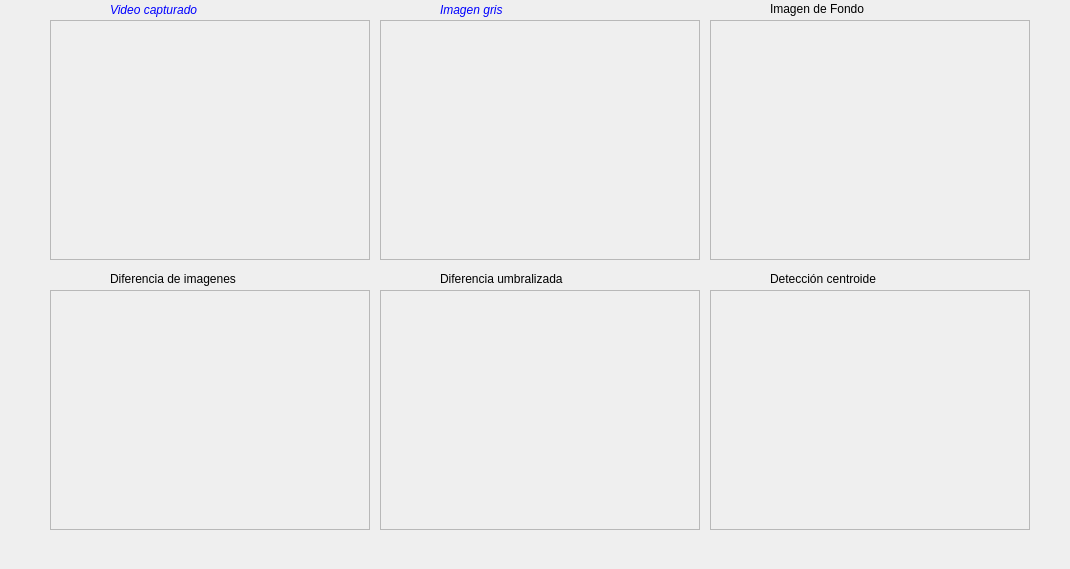
<?xml version="1.0" encoding="UTF-8"?>
<ui version="4.0">
 <class>MainWindow</class>
 <widget class="QWidget" name="MainWindow">
  <property name="enabled">
   <bool>true</bool>
  </property>
  <property name="geometry">
   <rect>
    <x>0</x>
    <y>0</y>
    <width>1070</width>
    <height>569</height>
   </rect>
  </property>
  <property name="mouseTracking">
   <bool>true</bool>
  </property>
  <property name="acceptDrops">
   <bool>true</bool>
  </property>
  <property name="windowTitle">
   <string>Tipos Of Interest</string>
  </property>
  <property name="windowIcon">
   <iconset>
    <normaloff>../../../Digital_books_and_other_things/TESIS_PACO/goeiti.jpg</normaloff>../../../Digital_books_and_other_things/TESIS_PACO/goeiti.jpg</iconset>
  </property>
  <property name="windowOpacity">
   <double>1.000000000000000</double>
  </property>
  <widget class="QFrame" name="marco_original">
   <property name="enabled">
    <bool>true</bool>
   </property>
   <property name="geometry">
    <rect>
     <x>50</x>
     <y>20</y>
     <width>320</width>
     <height>240</height>
    </rect>
   </property>
   <property name="palette">
    <palette>
     <active>
      <colorrole role="Highlight">
       <brush brushstyle="SolidPattern">
        <color alpha="255">
         <red>240</red>
         <green>29</green>
         <blue>14</blue>
        </color>
       </brush>
      </colorrole>
     </active>
     <inactive>
      <colorrole role="Highlight">
       <brush brushstyle="SolidPattern">
        <color alpha="255">
         <red>240</red>
         <green>29</green>
         <blue>14</blue>
        </color>
       </brush>
      </colorrole>
     </inactive>
     <disabled>
      <colorrole role="Highlight">
       <brush brushstyle="SolidPattern">
        <color alpha="255">
         <red>240</red>
         <green>240</green>
         <blue>240</blue>
        </color>
       </brush>
      </colorrole>
     </disabled>
    </palette>
   </property>
   <property name="frameShape">
    <enum>QFrame::StyledPanel</enum>
   </property>
   <property name="frameShadow">
    <enum>QFrame::Raised</enum>
   </property>
   <property name="lineWidth">
    <number>2</number>
   </property>
  </widget>
  <widget class="QFrame" name="marco_gris">
   <property name="geometry">
    <rect>
     <x>380</x>
     <y>20</y>
     <width>320</width>
     <height>240</height>
    </rect>
   </property>
   <property name="palette">
    <palette>
     <active>
      <colorrole role="Highlight">
       <brush brushstyle="SolidPattern">
        <color alpha="255">
         <red>240</red>
         <green>29</green>
         <blue>14</blue>
        </color>
       </brush>
      </colorrole>
     </active>
     <inactive>
      <colorrole role="Highlight">
       <brush brushstyle="SolidPattern">
        <color alpha="255">
         <red>240</red>
         <green>29</green>
         <blue>14</blue>
        </color>
       </brush>
      </colorrole>
     </inactive>
     <disabled>
      <colorrole role="Highlight">
       <brush brushstyle="SolidPattern">
        <color alpha="255">
         <red>240</red>
         <green>240</green>
         <blue>240</blue>
        </color>
       </brush>
      </colorrole>
     </disabled>
    </palette>
   </property>
   <property name="frameShape">
    <enum>QFrame::StyledPanel</enum>
   </property>
   <property name="frameShadow">
    <enum>QFrame::Raised</enum>
   </property>
  </widget>
  <widget class="QLabel" name="Tittle">
   <property name="enabled">
    <bool>true</bool>
   </property>
   <property name="geometry">
    <rect>
     <x>110</x>
     <y>0</y>
     <width>131</width>
     <height>20</height>
    </rect>
   </property>
   <property name="palette">
    <palette>
     <active>
      <colorrole role="WindowText">
       <brush brushstyle="SolidPattern">
        <color alpha="255">
         <red>0</red>
         <green>0</green>
         <blue>255</blue>
        </color>
       </brush>
      </colorrole>
      <colorrole role="Button">
       <brush brushstyle="SolidPattern">
        <color alpha="255">
         <red>45</red>
         <green>242</green>
         <blue>35</blue>
        </color>
       </brush>
      </colorrole>
      <colorrole role="Text">
       <brush brushstyle="SolidPattern">
        <color alpha="255">
         <red>255</red>
         <green>0</green>
         <blue>0</blue>
        </color>
       </brush>
      </colorrole>
      <colorrole role="ButtonText">
       <brush brushstyle="SolidPattern">
        <color alpha="255">
         <red>0</red>
         <green>0</green>
         <blue>255</blue>
        </color>
       </brush>
      </colorrole>
     </active>
     <inactive>
      <colorrole role="WindowText">
       <brush brushstyle="SolidPattern">
        <color alpha="255">
         <red>0</red>
         <green>0</green>
         <blue>255</blue>
        </color>
       </brush>
      </colorrole>
      <colorrole role="Button">
       <brush brushstyle="SolidPattern">
        <color alpha="255">
         <red>45</red>
         <green>242</green>
         <blue>35</blue>
        </color>
       </brush>
      </colorrole>
      <colorrole role="Text">
       <brush brushstyle="SolidPattern">
        <color alpha="255">
         <red>255</red>
         <green>0</green>
         <blue>0</blue>
        </color>
       </brush>
      </colorrole>
      <colorrole role="ButtonText">
       <brush brushstyle="SolidPattern">
        <color alpha="255">
         <red>76</red>
         <green>76</green>
         <blue>76</blue>
        </color>
       </brush>
      </colorrole>
     </inactive>
     <disabled>
      <colorrole role="WindowText">
       <brush brushstyle="SolidPattern">
        <color alpha="255">
         <red>159</red>
         <green>158</green>
         <blue>158</blue>
        </color>
       </brush>
      </colorrole>
      <colorrole role="Button">
       <brush brushstyle="SolidPattern">
        <color alpha="255">
         <red>45</red>
         <green>242</green>
         <blue>35</blue>
        </color>
       </brush>
      </colorrole>
      <colorrole role="Text">
       <brush brushstyle="SolidPattern">
        <color alpha="255">
         <red>159</red>
         <green>158</green>
         <blue>158</blue>
        </color>
       </brush>
      </colorrole>
      <colorrole role="ButtonText">
       <brush brushstyle="SolidPattern">
        <color alpha="255">
         <red>159</red>
         <green>158</green>
         <blue>158</blue>
        </color>
       </brush>
      </colorrole>
     </disabled>
    </palette>
   </property>
   <property name="font">
    <font>
     <italic>true</italic>
    </font>
   </property>
   <property name="cursor">
    <cursorShape>PointingHandCursor</cursorShape>
   </property>
   <property name="text">
    <string>Video capturado</string>
   </property>
  </widget>
  <widget class="QLabel" name="Tittle_2">
   <property name="enabled">
    <bool>true</bool>
   </property>
   <property name="geometry">
    <rect>
     <x>440</x>
     <y>0</y>
     <width>101</width>
     <height>20</height>
    </rect>
   </property>
   <property name="palette">
    <palette>
     <active>
      <colorrole role="WindowText">
       <brush brushstyle="SolidPattern">
        <color alpha="255">
         <red>0</red>
         <green>0</green>
         <blue>255</blue>
        </color>
       </brush>
      </colorrole>
      <colorrole role="Button">
       <brush brushstyle="SolidPattern">
        <color alpha="255">
         <red>45</red>
         <green>242</green>
         <blue>35</blue>
        </color>
       </brush>
      </colorrole>
      <colorrole role="Text">
       <brush brushstyle="SolidPattern">
        <color alpha="255">
         <red>255</red>
         <green>0</green>
         <blue>0</blue>
        </color>
       </brush>
      </colorrole>
      <colorrole role="ButtonText">
       <brush brushstyle="SolidPattern">
        <color alpha="255">
         <red>0</red>
         <green>0</green>
         <blue>255</blue>
        </color>
       </brush>
      </colorrole>
     </active>
     <inactive>
      <colorrole role="WindowText">
       <brush brushstyle="SolidPattern">
        <color alpha="255">
         <red>0</red>
         <green>0</green>
         <blue>255</blue>
        </color>
       </brush>
      </colorrole>
      <colorrole role="Button">
       <brush brushstyle="SolidPattern">
        <color alpha="255">
         <red>45</red>
         <green>242</green>
         <blue>35</blue>
        </color>
       </brush>
      </colorrole>
      <colorrole role="Text">
       <brush brushstyle="SolidPattern">
        <color alpha="255">
         <red>255</red>
         <green>0</green>
         <blue>0</blue>
        </color>
       </brush>
      </colorrole>
      <colorrole role="ButtonText">
       <brush brushstyle="SolidPattern">
        <color alpha="255">
         <red>76</red>
         <green>76</green>
         <blue>76</blue>
        </color>
       </brush>
      </colorrole>
     </inactive>
     <disabled>
      <colorrole role="WindowText">
       <brush brushstyle="SolidPattern">
        <color alpha="255">
         <red>159</red>
         <green>158</green>
         <blue>158</blue>
        </color>
       </brush>
      </colorrole>
      <colorrole role="Button">
       <brush brushstyle="SolidPattern">
        <color alpha="255">
         <red>45</red>
         <green>242</green>
         <blue>35</blue>
        </color>
       </brush>
      </colorrole>
      <colorrole role="Text">
       <brush brushstyle="SolidPattern">
        <color alpha="255">
         <red>159</red>
         <green>158</green>
         <blue>158</blue>
        </color>
       </brush>
      </colorrole>
      <colorrole role="ButtonText">
       <brush brushstyle="SolidPattern">
        <color alpha="255">
         <red>159</red>
         <green>158</green>
         <blue>158</blue>
        </color>
       </brush>
      </colorrole>
     </disabled>
    </palette>
   </property>
   <property name="font">
    <font>
     <italic>true</italic>
    </font>
   </property>
   <property name="cursor">
    <cursorShape>PointingHandCursor</cursorShape>
   </property>
   <property name="text">
    <string>Imagen gris</string>
   </property>
  </widget>
  <widget class="QFrame" name="marco_diferencia">
   <property name="geometry">
    <rect>
     <x>50</x>
     <y>290</y>
     <width>320</width>
     <height>240</height>
    </rect>
   </property>
   <property name="frameShape">
    <enum>QFrame::StyledPanel</enum>
   </property>
   <property name="frameShadow">
    <enum>QFrame::Raised</enum>
   </property>
  </widget>
  <widget class="QLabel" name="Tittle_3">
   <property name="geometry">
    <rect>
     <x>110</x>
     <y>270</y>
     <width>191</width>
     <height>17</height>
    </rect>
   </property>
   <property name="text">
    <string>Diferencia de imagenes</string>
   </property>
  </widget>
  <widget class="QFrame" name="marco_contraste">
   <property name="geometry">
    <rect>
     <x>710</x>
     <y>20</y>
     <width>320</width>
     <height>240</height>
    </rect>
   </property>
   <property name="frameShape">
    <enum>QFrame::StyledPanel</enum>
   </property>
   <property name="frameShadow">
    <enum>QFrame::Raised</enum>
   </property>
  </widget>
  <widget class="QLabel" name="label_4">
   <property name="geometry">
    <rect>
     <x>770</x>
     <y>0</y>
     <width>161</width>
     <height>17</height>
    </rect>
   </property>
   <property name="text">
    <string>Imagen de Fondo</string>
   </property>
  </widget>
  <widget class="QFrame" name="marco_diferencia_umbral">
   <property name="geometry">
    <rect>
     <x>380</x>
     <y>290</y>
     <width>320</width>
     <height>240</height>
    </rect>
   </property>
   <property name="frameShape">
    <enum>QFrame::StyledPanel</enum>
   </property>
   <property name="frameShadow">
    <enum>QFrame::Raised</enum>
   </property>
  </widget>
  <widget class="QLabel" name="Tittle_4">
   <property name="geometry">
    <rect>
     <x>440</x>
     <y>270</y>
     <width>191</width>
     <height>17</height>
    </rect>
   </property>
   <property name="text">
    <string>Diferencia umbralizada</string>
   </property>
  </widget>
  <widget class="QFrame" name="marco_diferencia_centroide">
   <property name="geometry">
    <rect>
     <x>710</x>
     <y>290</y>
     <width>320</width>
     <height>240</height>
    </rect>
   </property>
   <property name="frameShape">
    <enum>QFrame::StyledPanel</enum>
   </property>
   <property name="frameShadow">
    <enum>QFrame::Raised</enum>
   </property>
  </widget>
  <widget class="QLabel" name="Tittle_5">
   <property name="geometry">
    <rect>
     <x>770</x>
     <y>270</y>
     <width>191</width>
     <height>17</height>
    </rect>
   </property>
   <property name="text">
    <string>Detección centroide</string>
   </property>
  </widget>
 </widget>
 <resources/>
 <connections/>
</ui>
